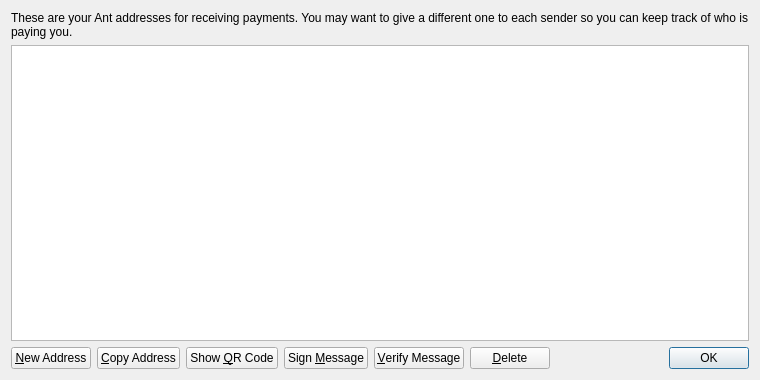
<?xml version="1.0" encoding="UTF-8"?>
<ui version="4.0">
 <class>AddressBookPage</class>
 <widget class="QWidget" name="AddressBookPage">
  <property name="geometry">
   <rect>
    <x>0</x>
    <y>0</y>
    <width>760</width>
    <height>380</height>
   </rect>
  </property>
  <property name="windowTitle">
   <string>Address Book</string>
  </property>
  <layout class="QVBoxLayout" name="verticalLayout">
   <item>
    <widget class="QLabel" name="labelExplanation">
     <property name="text">
      <string>These are your Ant addresses for receiving payments. You may want to give a different one to each sender so you can keep track of who is paying you.</string>
     </property>
     <property name="textFormat">
      <enum>Qt::PlainText</enum>
     </property>
     <property name="wordWrap">
      <bool>true</bool>
     </property>
    </widget>
   </item>
   <item>
    <widget class="QTableView" name="tableView">
     <property name="contextMenuPolicy">
      <enum>Qt::CustomContextMenu</enum>
     </property>
     <property name="toolTip">
      <string>Double-click to edit address or label</string>
     </property>
     <property name="tabKeyNavigation">
      <bool>false</bool>
     </property>
     <property name="alternatingRowColors">
      <bool>true</bool>
     </property>
     <property name="selectionMode">
      <enum>QAbstractItemView::SingleSelection</enum>
     </property>
     <property name="selectionBehavior">
      <enum>QAbstractItemView::SelectRows</enum>
     </property>
     <property name="sortingEnabled">
      <bool>true</bool>
     </property>
     <attribute name="verticalHeaderVisible">
      <bool>false</bool>
     </attribute>
    </widget>
   </item>
   <item>
    <layout class="QHBoxLayout" name="horizontalLayout">
     <item>
      <widget class="QPushButton" name="newAddressButton">
       <property name="toolTip">
        <string>Create a new address</string>
       </property>
       <property name="text">
        <string>&amp;New Address</string>
       </property>
       <property name="icon">
        <iconset resource="../bitcoin.qrc">
         <normaloff>:/icons/add</normaloff>:/icons/add</iconset>
       </property>
      </widget>
     </item>
     <item>
      <widget class="QPushButton" name="copyToClipboard">
       <property name="toolTip">
        <string>Copy the currently selected address to the system clipboard</string>
       </property>
       <property name="text">
        <string>&amp;Copy Address</string>
       </property>
       <property name="icon">
        <iconset resource="../bitcoin.qrc">
         <normaloff>:/icons/editcopy</normaloff>:/icons/editcopy</iconset>
       </property>
      </widget>
     </item>
     <item>
      <widget class="QPushButton" name="showQRCode">
       <property name="text">
        <string>Show &amp;QR Code</string>
       </property>
       <property name="icon">
        <iconset resource="../bitcoin.qrc">
         <normaloff>:/icons/qrcode</normaloff>:/icons/qrcode</iconset>
       </property>
      </widget>
     </item>
     <item>
      <widget class="QPushButton" name="signMessage">
       <property name="toolTip">
        <string>Sign a message to prove you own a Ant address</string>
       </property>
       <property name="text">
        <string>Sign &amp;Message</string>
       </property>
       <property name="icon">
        <iconset resource="../bitcoin.qrc">
         <normaloff>:/icons/edit</normaloff>:/icons/edit</iconset>
       </property>
      </widget>
     </item>
     <item>
      <widget class="QPushButton" name="verifyMessage">
       <property name="toolTip">
        <string>Verify a message to ensure it was signed with a specified Ant address</string>
       </property>
       <property name="text">
        <string>&amp;Verify Message</string>
       </property>
       <property name="icon">
        <iconset resource="../bitcoin.qrc">
         <normaloff>:/icons/transaction_0</normaloff>:/icons/transaction_0</iconset>
       </property>
      </widget>
     </item>
     <item>
      <widget class="QPushButton" name="deleteButton">
       <property name="toolTip">
        <string>Delete the currently selected address from the list</string>
       </property>
       <property name="text">
        <string>&amp;Delete</string>
       </property>
       <property name="icon">
        <iconset resource="../bitcoin.qrc">
         <normaloff>:/icons/remove</normaloff>:/icons/remove</iconset>
       </property>
      </widget>
     </item>
     <item>
      <spacer name="horizontalSpacer">
       <property name="orientation">
        <enum>Qt::Horizontal</enum>
       </property>
       <property name="sizeHint" stdset="0">
        <size>
         <width>40</width>
         <height>20</height>
        </size>
       </property>
      </spacer>
     </item>
     <item>
      <widget class="QDialogButtonBox" name="buttonBox">
       <property name="sizePolicy">
        <sizepolicy hsizetype="Maximum" vsizetype="Fixed">
         <horstretch>0</horstretch>
         <verstretch>0</verstretch>
        </sizepolicy>
       </property>
       <property name="standardButtons">
        <set>QDialogButtonBox::Ok</set>
       </property>
      </widget>
     </item>
    </layout>
   </item>
  </layout>
 </widget>
 <resources>
  <include location="../bitcoin.qrc"/>
 </resources>
 <connections/>
</ui>
